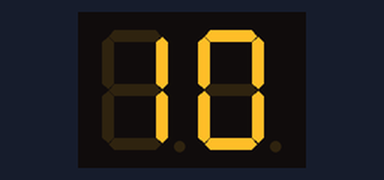
A sketch run on a simulated Arduino Uno, built with avr-gcc and run on an emulated ATmega328P. Shown: 2-digit seven-segment display. Wiring (inferred from the names in the program): 2-digit 7-segment display, segments lit when HIGH: segments pin 6, pin 5, pin 4, pin 3, pin 2, pin 1, pin 0, pin 7; digit selects pin 8, pin 9. The segment pins are drawn as the display they are named for.

Above: at 0.1 s.
At 2.1 s:
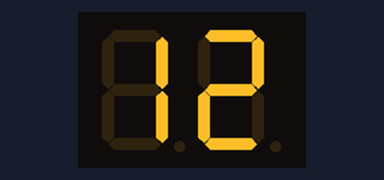
At 3.0 s:
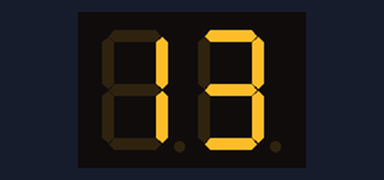
At 4.0 s:
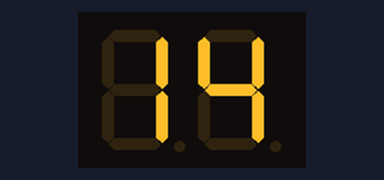
At 6.9 s:
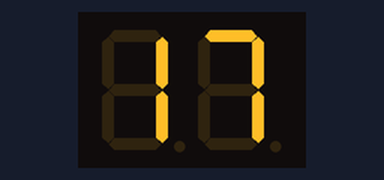
At 8.8 s:
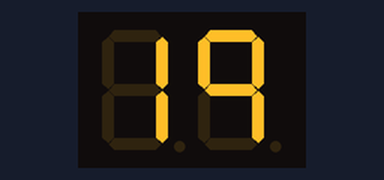

Measured:
- by itself, everything shown: repeats every 9.6 s, in 10 steps
- what the display in image 0 shows lasts 1.0 s, from 0.0 s to 1.0 s

The sketch:

Ejercicio7.ino
```cpp
int segPins[] = {
 0, 1, 2, 3, 4, 5, 6, 7};

 int tiempototal= 1000;

 int j = 40;


 int disp1 =8;
 int disp2= 9;

 int dat1 = 1;
 int dat0 = 0;

void setup() {
  // put your setup code here, to run once:
 // loop over the pin array and set them all to output:
  for (int thisseg = 0; thisseg < 8; thisseg++) {
    pinMode(segPins[thisseg], OUTPUT);
  }
  pinMode(disp1, OUTPUT);
  pinMode(disp2, OUTPUT);
}


void loop() {
  // put your main code here, to run repeatedly:
//  dat1 = 0;
//  dat0 = 0;
// while (1) {
//LLamada a función refresh pasando los datos correctos


// Cálculo correcto de los datos dat1, dat0 --> desde 0 0  hasta 5 9
refresh(dat1,dat0);
dat0 = dat0 + 1;
  if(dat0 ==10){
    dat0 = 0;
    dat1 = dat1 + 1;
  }
  if(dat1 == 2 ) {
    dat1 = 1;
  }

}

// Función refresh: Duración total de ejecución de refresh: tiempototal.
//Se van intercambiando los displays (disp1 con dat0 y disp2 con dat1) a una frecuencia que evite el parpadeo (j--> numero de veces que se activan ambos displays)
void refresh( int data1, int data0) {
  int tiempo_refresco = tiempototal/(2*j);
  while(j>0){
   digitalWrite(disp2,LOW);
   digitalWrite(disp1,HIGH);
   write_data(data1);
   delay(tiempo_refresco);
   digitalWrite(disp1,LOW);
   digitalWrite(disp2,HIGH);
   write_data(data0);
   delay(tiempo_refresco);
   j =j - 1;
  }
  j =40;
// Bucle de activación de los displays. El bucle se ejecuta j veces. Para escribir en los displays se llama a la función write_data (dato)

}


// Función write_data(dato): Transforma dato en su código siete segmentos para escribirlo en el display

void write_data (int arg) {

  switch (arg) {
    case 0:
      //do something when var equals 1
      write7seg(0x7e);
      break;
    case 1:
      //do something when var equals 2
       write7seg(0x30);
      break;
    case 2:
      //do something when var equals 1
      write7seg(0x6d);
      break;
    case 3:
      //do something when var equals 2
       write7seg(0x79);
      break;
    case 4:
      //do something when var equals 1
      write7seg(0x33);
      break;
    case 5:
      //do something when var equals 2
       write7seg(0x5b);
      break;
    case 6:
      //do something when var equals 1
      write7seg(0x1f);
      break;
    case 7:
      //do something when var equals 2
       write7seg(0x70);
      break;
     case 8:
      //do something when var equals 1
      write7seg(0x7f);
      break;
      case 9:
      //do something when var equals 1
      write7seg(0x73);
      break;

  }

}

// Función write7seg(dato_7seg): escribe el valor dato_7seg en el dsiplay

void write7seg (unsigned char arg) {
  unsigned char segmen = 0x01;
  unsigned char display1;
  display1 = arg;

  for (int i = 0; i < 8; i++) {
  if ((display1 & segmen) == 0x00)
    digitalWrite(i, LOW);
  else
    digitalWrite(i, HIGH);

  segmen <<= 1; }

}
```
